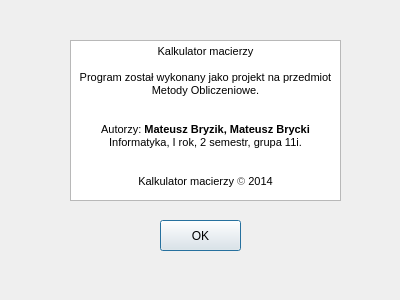
<?xml version="1.0" encoding="UTF-8"?>
<ui version="4.0">
 <class>aboutAutors</class>
 <widget class="QDialog" name="aboutAutors">
  <property name="geometry">
   <rect>
    <x>0</x>
    <y>0</y>
    <width>400</width>
    <height>300</height>
   </rect>
  </property>
  <property name="windowTitle">
   <string>Dialog</string>
  </property>
  <property name="windowIcon">
   <iconset resource="images.qrc">
    <normaloff>:/images/help.ico</normaloff>:/images/help.ico</iconset>
  </property>
  <widget class="QPushButton" name="pushButton">
   <property name="geometry">
    <rect>
     <x>160</x>
     <y>220</y>
     <width>81</width>
     <height>31</height>
    </rect>
   </property>
   <property name="text">
    <string>OK</string>
   </property>
  </widget>
  <widget class="QTextEdit" name="autors">
   <property name="enabled">
    <bool>true</bool>
   </property>
   <property name="geometry">
    <rect>
     <x>70</x>
     <y>40</y>
     <width>271</width>
     <height>161</height>
    </rect>
   </property>
   <property name="html">
    <string>&lt;!DOCTYPE HTML PUBLIC &quot;-//W3C//DTD HTML 4.0//EN&quot; &quot;http://www.w3.org/TR/REC-html40/strict.dtd&quot;&gt;
&lt;html&gt;&lt;head&gt;&lt;meta name=&quot;qrichtext&quot; content=&quot;1&quot; /&gt;&lt;style type=&quot;text/css&quot;&gt;
p, li { white-space: pre-wrap; }
&lt;/style&gt;&lt;/head&gt;&lt;body style=&quot; font-family:'MS Shell Dlg 2'; font-size:8.25pt; font-weight:400; font-style:normal;&quot;&gt;
&lt;p align=&quot;center&quot; style=&quot; margin-top:0px; margin-bottom:0px; margin-left:0px; margin-right:0px; -qt-block-indent:0; text-indent:0px;&quot;&gt;&lt;span style=&quot; font-size:8pt;&quot;&gt;Kalkulator macierzy&lt;br /&gt;&lt;br /&gt;Program został wykonany jako projekt na przedmiot Metody Obliczeniowe.&lt;br /&gt;&lt;br /&gt;&lt;br /&gt;Autorzy: &lt;/span&gt;&lt;span style=&quot; font-size:8pt; font-weight:600;&quot;&gt;Mateusz Bryzik, Mateusz Brycki&lt;/span&gt;&lt;span style=&quot; font-size:8pt;&quot;&gt;&lt;br /&gt;Informatyka, I rok, 2 semestr, grupa 11i.&lt;br /&gt;&lt;/span&gt;&lt;/p&gt;
&lt;p align=&quot;center&quot; style=&quot; margin-top:0px; margin-bottom:0px; margin-left:0px; margin-right:0px; -qt-block-indent:0; text-indent:0px;&quot;&gt;&lt;span style=&quot; font-size:8pt;&quot;&gt;&lt;br /&gt;Kalkulator macierzy &lt;/span&gt;&lt;span style=&quot; font-family:'arial,sans-serif'; font-size:8pt; color:#545454; background-color:#ffffff;&quot;&gt;© &lt;/span&gt;&lt;span style=&quot; font-size:8pt;&quot;&gt;2014&lt;/span&gt;&lt;/p&gt;&lt;/body&gt;&lt;/html&gt;</string>
   </property>
  </widget>
 </widget>
 <resources>
  <include location="images.qrc"/>
 </resources>
 <connections/>
</ui>
